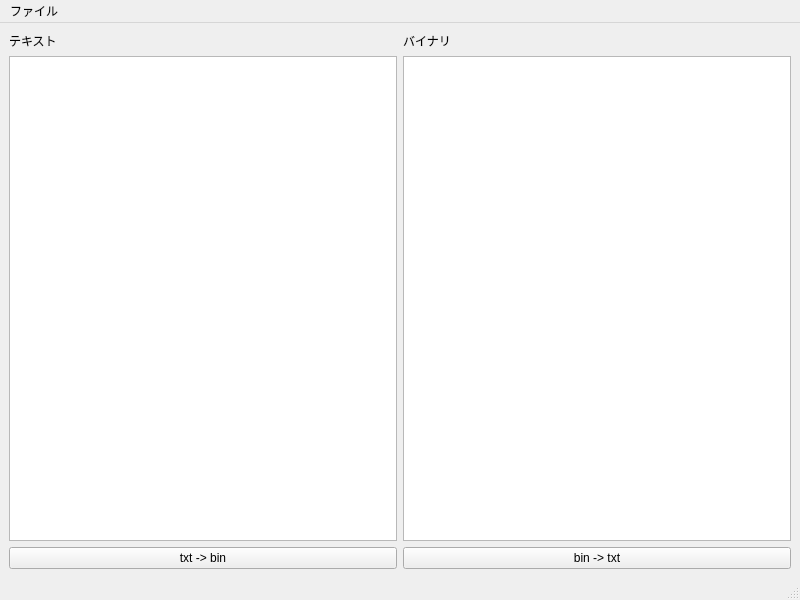
<?xml version="1.0" encoding="UTF-8"?>
<ui version="4.0">
 <class>MainWindow</class>
 <widget class="QMainWindow" name="MainWindow">
  <property name="geometry">
   <rect>
    <x>0</x>
    <y>0</y>
    <width>800</width>
    <height>600</height>
   </rect>
  </property>
  <property name="windowTitle">
   <string>MainWindow</string>
  </property>
  <widget class="QWidget" name="centralwidget">
   <layout class="QHBoxLayout" name="horizontalLayout_2">
    <item>
     <layout class="QVBoxLayout" name="verticalLayout_2">
      <item>
       <widget class="QLabel" name="label">
        <property name="text">
         <string>テキスト</string>
        </property>
       </widget>
      </item>
      <item>
       <widget class="QPlainTextEdit" name="txtEdit"/>
      </item>
      <item>
       <widget class="QPushButton" name="pushButton">
        <property name="text">
         <string>txt -&gt; bin</string>
        </property>
       </widget>
      </item>
     </layout>
    </item>
    <item>
     <layout class="QVBoxLayout" name="verticalLayout">
      <item>
       <widget class="QLabel" name="label_2">
        <property name="text">
         <string>バイナリ</string>
        </property>
       </widget>
      </item>
      <item>
       <widget class="QPlainTextEdit" name="binEdit"/>
      </item>
      <item>
       <widget class="QPushButton" name="pushButton_2">
        <property name="text">
         <string>bin -&gt; txt</string>
        </property>
       </widget>
      </item>
     </layout>
    </item>
   </layout>
  </widget>
  <widget class="QMenuBar" name="menubar">
   <property name="geometry">
    <rect>
     <x>0</x>
     <y>0</y>
     <width>800</width>
     <height>24</height>
    </rect>
   </property>
   <widget class="QMenu" name="menu">
    <property name="title">
     <string>ファイル</string>
    </property>
    <addaction name="actionExit"/>
   </widget>
   <addaction name="menu"/>
  </widget>
  <widget class="QStatusBar" name="statusbar"/>
  <action name="actionExit">
   <property name="text">
    <string>終了</string>
   </property>
   <property name="shortcut">
    <string>Ctrl+Q</string>
   </property>
  </action>
 </widget>
 <resources/>
 <connections>
  <connection>
   <sender>actionExit</sender>
   <signal>triggered()</signal>
   <receiver>MainWindow</receiver>
   <slot>close()</slot>
   <hints>
    <hint type="sourcelabel">
     <x>-1</x>
     <y>-1</y>
    </hint>
    <hint type="destinationlabel">
     <x>399</x>
     <y>299</y>
    </hint>
   </hints>
  </connection>
  <connection>
   <sender>pushButton</sender>
   <signal>clicked()</signal>
   <receiver>MainWindow</receiver>
   <slot>txt2bin()</slot>
   <hints>
    <hint type="sourcelabel">
     <x>153</x>
     <y>559</y>
    </hint>
    <hint type="destinationlabel">
     <x>180</x>
     <y>575</y>
    </hint>
   </hints>
  </connection>
  <connection>
   <sender>pushButton_2</sender>
   <signal>clicked()</signal>
   <receiver>MainWindow</receiver>
   <slot>bin2txt()</slot>
   <hints>
    <hint type="sourcelabel">
     <x>569</x>
     <y>556</y>
    </hint>
    <hint type="destinationlabel">
     <x>595</x>
     <y>572</y>
    </hint>
   </hints>
  </connection>
 </connections>
 <slots>
  <slot>txt2bin()</slot>
  <slot>bin2txt()</slot>
 </slots>
</ui>
